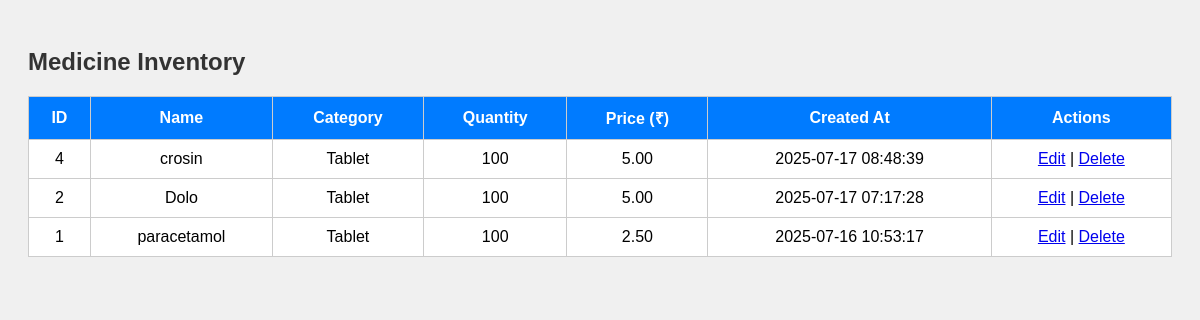
Screenshot of /medicines/view_medicines.php with the database file from the repository.
### tables this page shows
CREATE TABLE `medicines` (
  `id` int(11) NOT NULL,
  `name` varchar(100) NOT NULL,
  `category` varchar(100) NOT NULL,
  `quantity` int(11) NOT NULL,
  `price` decimal(10,2) NOT NULL,
  `created_at` timestamp NOT NULL DEFAULT current_timestamp()
);

### medicines/view_medicines.php (the view, shortened to what this page needs)
<?php
$conn = new mysqli("localhost", "root", "", "clinic_db");
$sql = "SELECT * FROM medicines ORDER BY id DESC";
$result = $conn->query($sql);
?>
<!DOCTYPE html>
<html>
<head>
</head>
<body>
<h2>Medicine Inventory</h2>
<?php if ($result->num_rows > 0): ?>
<table>
    <tr>
        <th>ID</th>
        <th>Name</th>
        <th>Category</th>
        <th>Quantity</th>
        <th>Price (₹)</th>
        <th>Created At</th>
        <th>Actions</th>
    </tr>
    <?php while($row = $result->fetch_assoc()): ?>
    <tr>
        <td><?= $row["id"] ?></td>
        <td><?= $row["name"] ?></td>
        <td><?= $row["category"] ?></td>
        <td><?= $row["quantity"] ?></td>
        <td><?= $row["price"] ?></td>
        <td><?= $row["created_at"] ?></td>
        <td>
            <a href="edit_medicine.php?id=<?= $row["id"] ?>">Edit</a> |
            <a href="delete_medicine.php?id=<?= $row["id"] ?>" onclick="return confirm('Are you sure you want to delete this medicine?');">Delete</a>
        </td>
    </tr>
    <?php endwhile; ?>
</table>
<?php else: ?>
    <p>No medicines found.</p>
<?php endif; ?>
</body>
</html>

### medicines/view_medicines.php (style rules this page uses)
body { font-family: Arial; padding: 20px; background: #f0f0f0; }
table { border-collapse: collapse; width: 100%; background: white; }
th, td { border: 1px solid #ccc; padding: 10px; text-align: center; }
th { background: #007bff; color: white; }
h2 { color: #333; }

### rows the page displays
medicines: id "4", name "crosin", category "Tablet", quantity "100", price "5.00", created_at "2025-07-17 08:48:39"
medicines: id "2", name "Dolo", category "Tablet", quantity "100", price "5.00", created_at "2025-07-17 07:17:28"
medicines: id "1", name "paracetamol", category "Tablet", quantity "100", price "2.50", created_at "2025-07-16 10:53:17"
